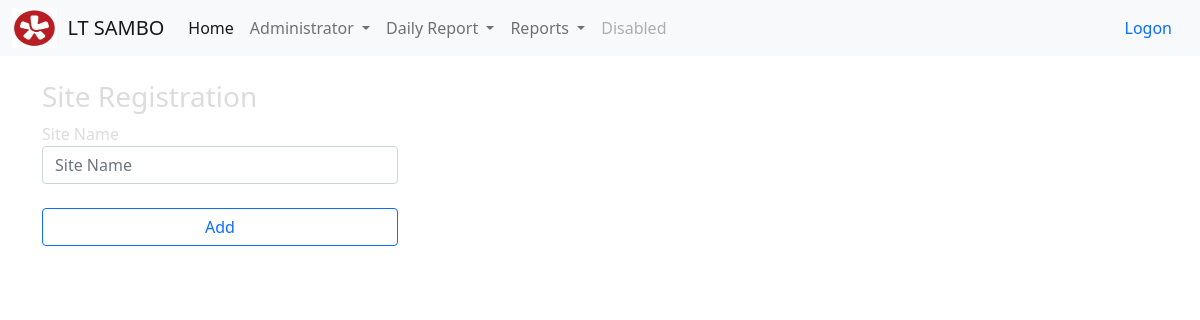
The page /site/site on the database as committed earlier.
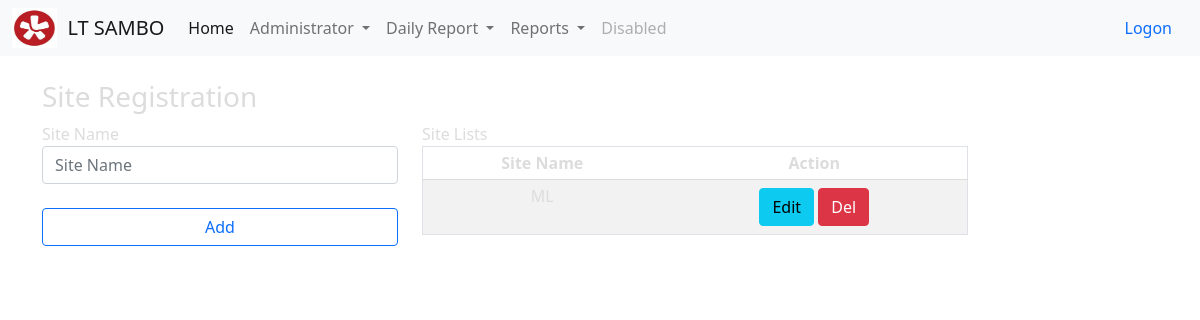
The same page on the database as committed later.
### todo_list/models.py (models this page shows, shortened)
class Site(models.Model):
    TX_Site_Name = models.CharField(max_length=200)
    Is_Active = models.BooleanField(default=True)

### todo_list/views.py (the view)
# urls.py: path('site/site',views.site, name='site'),
def site(request):
    if request.method == 'POST':
        form = SiteForm(request.POST or None)
        if form.is_valid():
            form.save()
        site_items = Site.objects.all
        messages.success(request, ('Item has been added to the list!'))
        return render(request, 'admin/site_create.html', {'site_items': site_items})
    else:
        site_items = Site.objects.all
        return render(request, 'admin/site_create.html', {'site_items': site_items})

### todo_list/templates/admin/site_create.html (shortened to what this page needs)
{% extends 'base.html' %}
{% load static %}
{% block content %}
<br><br>
<div class="container">
<div class="row">
    <h3 class="panel-title">
        <span class="english">Site Registration</span>
    </h3>
    <form class="col-md-4 col-md-offset-2" method="post">
            <span>Site Name</span>
            <input class="form-control col-md-6 me-2" type="input" placeholder="Site Name" aria-label="Site_Name" name ="TX_Site_Name"><br>
            <div class="d-grid gap-2">
                <button class="btn btn-outline-primary mb-3" type="submit">Add</button>
            </div>
    </form>
    <br>
    {%if site_items %}
    <br>
    <div class="col-md-6 col-md-offset-2 primary md-2">
        <span> Site Lists</span>
    <table class="table table-striped secondary border" style="Color:#dcdcdc; line-height:1;">
    <thead>
        <tr>
            <th><center>Site Name</center></th>
            <th class="text-center"><center>Action</center></th>
        </tr>
    </thead>
      {% for things in site_items %}
            <tr style="Color:#dcdcdc;">
                <td><center>{{ things.TX_Site_Name }} </center></td>
                <td class="text-center"><a class='btn btn-info btn-xs' href="#"> Edit</a> <a href="#" class="btn btn-danger btn-xs"> Del</a></td>
            </tr>
        {% endfor %}
    </table>
       </div>
   {% endif %}
</div>
</div>
{% endblock %}

Rows that differ between the two databases and show on the page:
added Site: TX_Site_Name "ML"
Other text that changed with them:
text now shown: "Site Lists Site Name Action"
